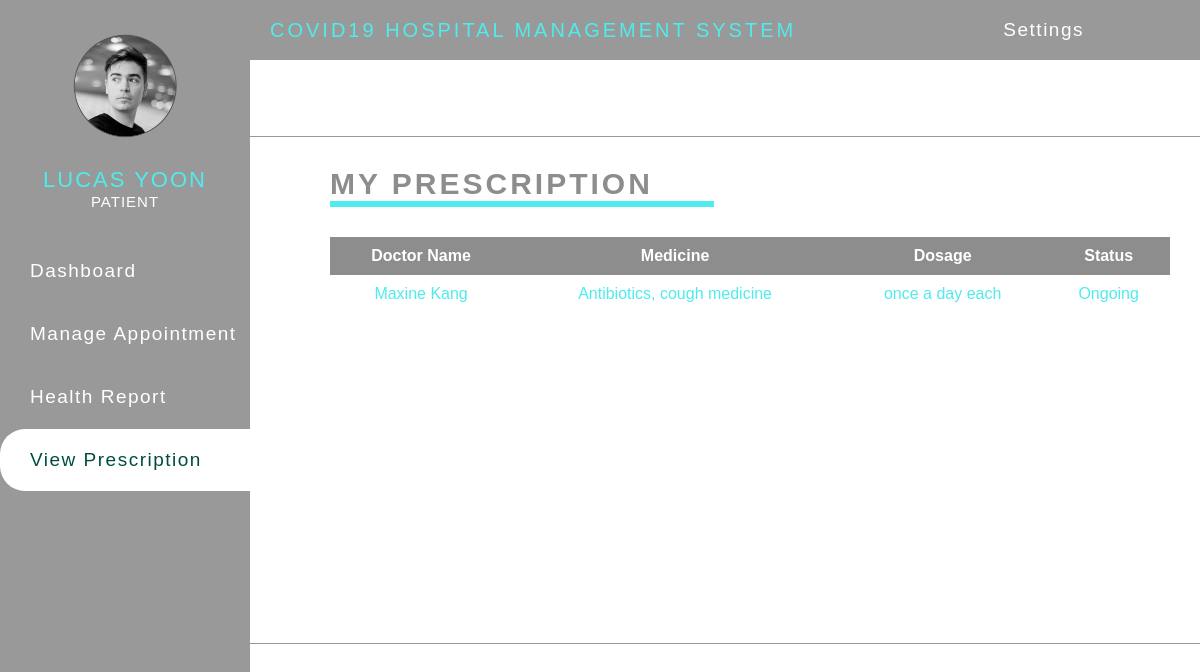
The page /patient/prescription.php (signed in) on the database its author committed.
### tables this page shows
CREATE TABLE `patient` (
  `patient_ID` int(11) NOT NULL,
  `doctor_ID` int(20) NOT NULL,
  `pFullName` varchar(255) NOT NULL,
  `pUsername` varchar(255) NOT NULL,
  `pPassword` varchar(255) NOT NULL,
  `pEmail` varchar(255) NOT NULL,
  `pNumber` varchar(50) NOT NULL,
  `pAge` int(20) NOT NULL,
  `pBirthday` date NOT NULL,
  `pAddress` varchar(255) NOT NULL,
  `pGender` varchar(255) NOT NULL,
  `pProfilepic` varchar(255) NOT NULL
);

CREATE TABLE `prescription` (
  `count` int(11) NOT NULL,
  `patient_ID` int(11) NOT NULL,
  `doctor_ID` int(11) NOT NULL,
  `prMeds` varchar(255) NOT NULL,
  `prDosage` varchar(255) NOT NULL,
  `prStatus` int(11) NOT NULL
);

CREATE TABLE `doctor` (
  `doctor_ID` int(11) NOT NULL,
  `dFullName` varchar(255) NOT NULL,
  `dUsername` varchar(255) NOT NULL,
  `dPassword` varchar(255) NOT NULL,
  `dEmail` varchar(255) NOT NULL,
  `dNumber` varchar(50) NOT NULL,
  `dAge` int(20) NOT NULL,
  `dBirthday` date NOT NULL,
  `dAddress` varchar(255) NOT NULL,
  `dGender` varchar(255) NOT NULL,
  `dProfilepic` varchar(255) NOT NULL,
  `dSpecialization` varchar(255) NOT NULL
);

### patient/prescription.php (the view, shortened to what this page needs)
<?php
	include("../include/config.php");
?>
<!DOCTYPE html>
<html lang="en">
	<head>
		<link rel="stylesheet" href="styles.css">
	</head>
	<body>
	<?php include('navigation.php');?>
	<div class="bd-box">
	<h3>MY PRESCRIPTION</h3>
	<hr>
		<table>
			<thead>
				<tr>
				<th>Doctor Name</th>
				<th>Medicine</th>
				<th>Dosage</th>
				<th>Status</th>
				</tr>
	<?php include('../include/config.php');
		$sql= mysqli_query($conn, "SELECT doctor.dFullName as name,prescription.*  from prescription
			join doctor on doctor.doctor_ID = prescription.doctor_ID
			where prescription.patient_ID='$id'");
		while($row = mysqli_fetch_array($sql)){
	?>
	<tr>
	<td><?php echo $row['name'];?></td>
	<td><?php echo $row['prMeds'];?></td>
	<td><?php echo $row['prDosage'];?></td>
	<td>
	<?php if($row['prStatus']==1)
		{
			echo "Ongoing";
		}
	?>
	</td></tr>
	<?php } ?>
	</table>
	</div>
	<br><br><br><br><br>
	</body>
</html>

### patient/navigation.php (shortened to what this page needs)
<?php
	include("../include/config.php");
	$id = $_SESSION['id'];
	$query = mysqli_query($conn, "SELECT * FROM patient where patient_ID = '$id'");
	$row = mysqli_fetch_array($query);
?>
<div class="wrapper" id="wrapper">
  <div class="top_navbar">
    <div class="menu">
      <div class="logo">
       COVID19 Hospital Management System
      </div>
	  <div class="dropdown">
		<button onclick="myFunction()" class="dbtn">Settings</span></button>
    </div>
  </div>
  <div class="main_container">
      <div class="sidebar">
          <div class="sidebar__inner">
			<div class="profile_info">
					<div class="img_holder">
						<?php echo "<img src='../img/profile/".$row['pProfilepic']."' >"; ?>
					</div>
					<br>
					<p class="title"><?php echo $row['pFullName']; ?></p>
					<p class="sub_title">PATIENT</p>
				</div>
            <ul class="lists">
              <li>
                <a href="home.php">
                  <span class="title">Dashboard</span>
                </a>
              </li>
              <li>
                <a href="appointment.php">
                  <span class="title">Manage Appointment</span>
                </a>
              </li>
              <li>
			  <a href="report.php">
                  <span class="title">Health Report</span>
                </a>
              </li>
              <li>
                <a href="prescription.php">
                  <span class="title">View Prescription</span>
                </a>
              </li>
            </ul>
          </div>
      </div>
  </div>
</div>

### patient/styles.css (style rules this page uses)
* { margin: 0; padding: 0; list-style: none; box-sizing: border-box; text-decoration: none; font-family: Helvetica; }
.bd-box { margin-top: 136px; border-top: 1px solid #999; border-bottom: 1px solid #999; }
.bd-box h3 { padding-top: 30px; margin-left: 330px; color: #8d8d8d; font-size: 30px; letter-spacing: 3px; }
.bd-box hr { width: 32%; margin-left: 330px; padding: 3px; background: #50ebec; border: none; }
.wrapper { width: 100%; height: 100%; }
.top_navbar { background: #999; height: 60px; display: flex; position: fixed; width: 100%; top: 0; }
.top_navbar .menu { width: calc(100% - 80px); height: 100%; display: flex; justify-content: space-between; align-items: center; padding: 0 20px; }
.top_navbar .menu .logo { color: #50ebec; text-transform: uppercase; letter-spacing: 3px; margin-left: 250px; font-size: 20px; }
.main_container .sidebar { position: fixed; top: 0; left: 0; width: 250px; height: 100%; background: #999; }
.main_container .sidebar .sidebar__inner { position: relative; }
.main_container .sidebar .profile_info { text-align: center; padding: 30px 10px; }
.main_container .sidebar .profile_info img { width: 110px; }
.main_container .sidebar .profile_info .title { font-size: 22px; letter-spacing: 2px; color: #50ebec; text-transform: uppercase; }
.main_container .sidebar .profile_info .sub_title { font-size: 15px; color: #fff; letter-spacing: 1px; }
.main_container .sidebar ul li a { letter-spacing: 1.5px; color: #fff; font-size: 19px; padding: 20px 30px; white-space: nowrap; display: flex; align-items: center; margin-bottom: 1px; transition: all 0.3s ease; }
.main_container .sidebar ul li a span { display: inline-block; }
.main_container .sidebar ul li a:hover, .main_container .sidebar ul li a.active { background: #fff; color: #004D40; border-top-left-radius: 25px; border-bottom-left-radius: 25px; }
.dbtn { background-color: #999; color: white; padding: 16px; font-size: 19px; border: none; cursor: pointer; letter-spacing: 1.5px; }
.dropdown { position: relative; display: inline-block; }
table { margin-top: 30px; margin-left: 330px; margin-bottom: 330px; border-collapse: collapse; width: 70%; color: #50ebec; font-size: 16px; text-align: center; }
td { padding: 10px; }
th { background-color: #8d8d8d; color: white; padding: 10px; }
tr:nth-child(even) { background-color: white; padding: 10px; }

### rows shown on the page
patient: pProfilepic (picture), pFullName "LUCAS YOON"
prescription: doctor_ID.dFullName "Maxine Kang", prMeds "Antibiotics, cough medicine", prDosage "once a day each", prStatus "Ongoing"
